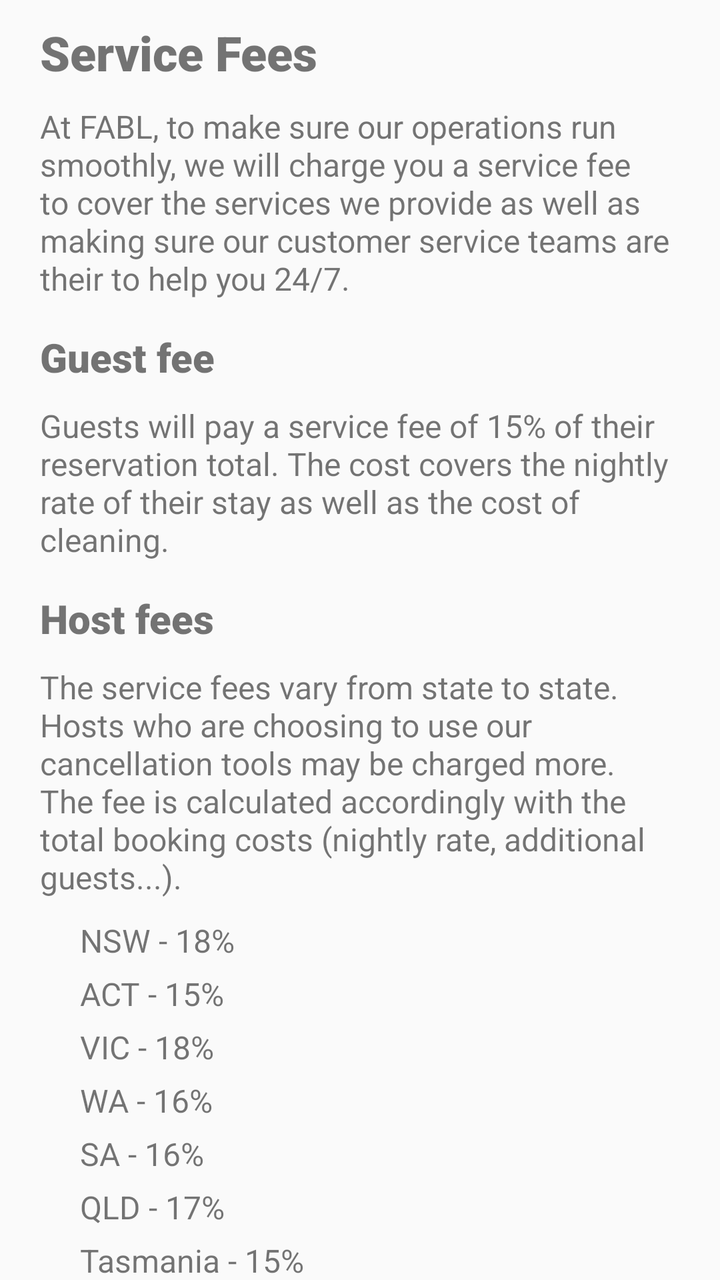
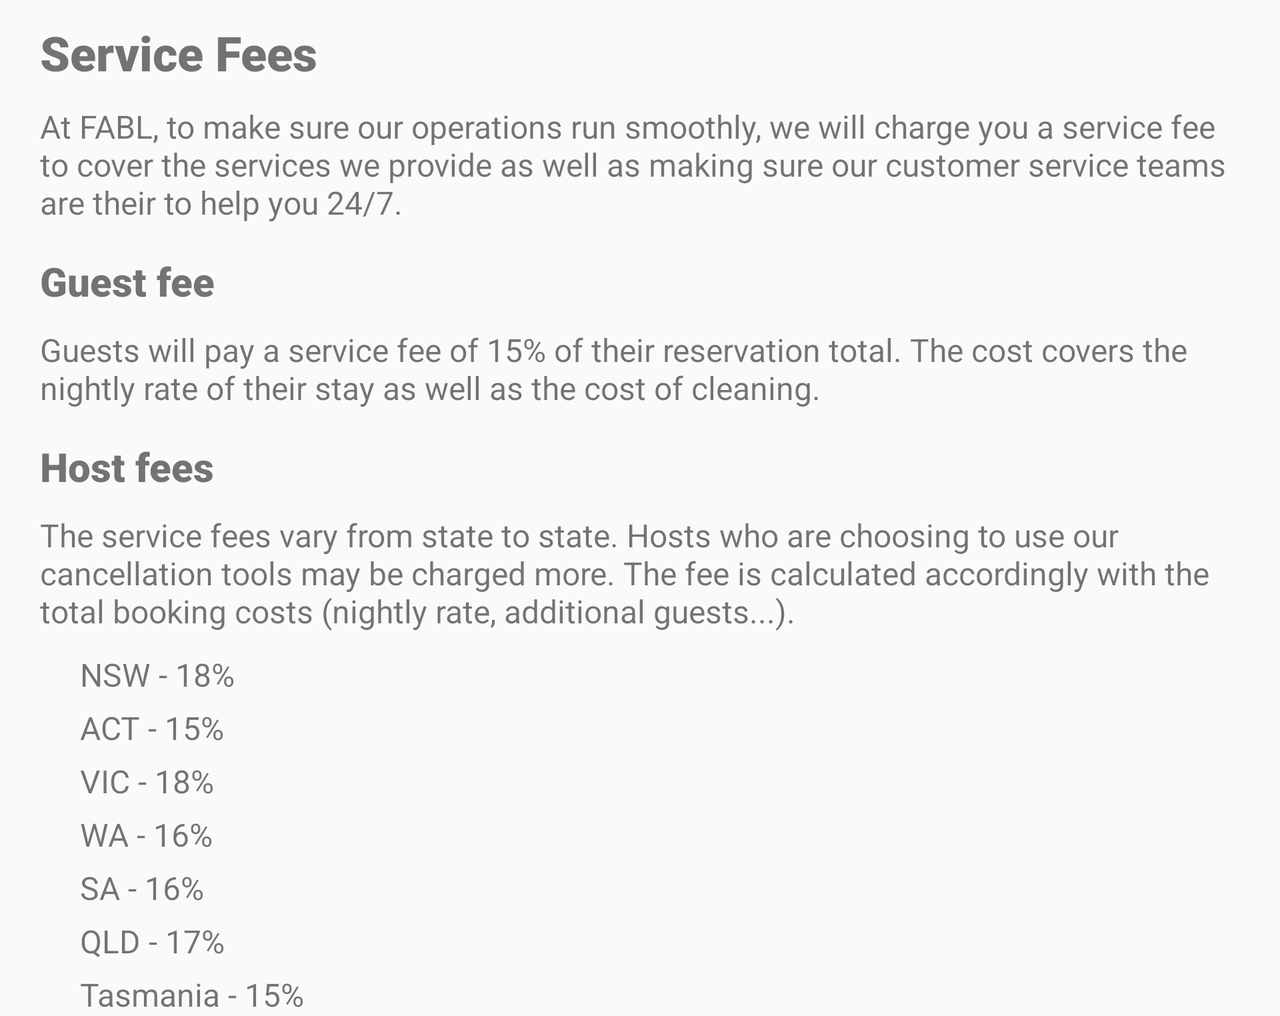

First picture: res/layout/ on a phone held upright. Second picture: the repository's own variant of that layout, on a device whose configuration matches the variant's folder. Source for both follows.
<!-- AndroidManifest.xml: application theme AppTheme -->
<!-- res/layout/activity_browse_topic2.xml -->
<?xml version="1.0" encoding="utf-8"?>
<androidx.constraintlayout.widget.ConstraintLayout xmlns:android="http://schemas.android.com/apk/res/android"
    xmlns:app="http://schemas.android.com/apk/res-auto"
    xmlns:tools="http://schemas.android.com/tools"
    android:layout_width="match_parent"
    android:layout_height="match_parent"
    tools:context=".helpScreens.BrowseTopic2">

    <TextView
        android:id="@+id/textView41"
        android:layout_width="0dp"
        android:layout_height="wrap_content"
        android:layout_marginStart="20dp"
        android:layout_marginTop="5dp"
        android:paddingLeft="20dp"
        android:paddingRight="20dp"
        android:text="SA - 16%"
        android:textSize="16sp"
        app:layout_constraintEnd_toEndOf="parent"
        app:layout_constraintHorizontal_bias="0.0"
        app:layout_constraintStart_toStartOf="parent"
        app:layout_constraintTop_toBottomOf="@+id/textView40" />

    <TextView
        android:id="@+id/textView42"
        android:layout_width="0dp"
        android:layout_height="wrap_content"
        android:layout_marginStart="20dp"
        android:layout_marginTop="5dp"
        android:paddingLeft="20dp"
        android:paddingRight="20dp"
        android:text="QLD - 17%"
        android:textSize="16sp"
        app:layout_constraintEnd_toEndOf="parent"
        app:layout_constraintHorizontal_bias="0.0"
        app:layout_constraintStart_toStartOf="parent"
        app:layout_constraintTop_toBottomOf="@+id/textView41" />

    <TextView
        android:id="@+id/textView43"
        android:layout_width="0dp"
        android:layout_height="wrap_content"
        android:layout_marginStart="20dp"
        android:layout_marginTop="5dp"
        android:paddingLeft="20dp"
        android:paddingRight="20dp"
        android:text="Tasmania - 15%"
        android:textSize="16sp"
        app:layout_constraintEnd_toEndOf="parent"
        app:layout_constraintHorizontal_bias="0.0"
        app:layout_constraintStart_toStartOf="parent"
        app:layout_constraintTop_toBottomOf="@+id/textView42" />

    <TextView
        android:id="@+id/textView40"
        android:layout_width="0dp"
        android:layout_height="wrap_content"
        android:layout_marginStart="20dp"
        android:layout_marginTop="5dp"
        android:paddingLeft="20dp"
        android:paddingRight="20dp"
        android:text="WA - 16%"
        android:textSize="16sp"
        app:layout_constraintEnd_toEndOf="parent"
        app:layout_constraintHorizontal_bias="0.0"
        app:layout_constraintStart_toStartOf="parent"
        app:layout_constraintTop_toBottomOf="@+id/textView39" />

    <TextView
        android:id="@+id/textView31"
        android:layout_width="wrap_content"
        android:layout_height="wrap_content"
        android:layout_marginTop="10dp"
        android:paddingLeft="20dp"
        android:paddingRight="20dp"
        android:text="Guests will pay a service fee of 15% of their reservation total. The cost covers the nightly rate of their stay as well as the cost of cleaning."
        android:textSize="16sp"
        app:layout_constraintEnd_toEndOf="parent"
        app:layout_constraintStart_toStartOf="parent"
        app:layout_constraintTop_toBottomOf="@+id/textView30" />

    <TextView
        android:id="@+id/textView37"
        android:layout_width="0dp"
        android:layout_height="wrap_content"
        android:layout_marginStart="20dp"
        android:layout_marginTop="10dp"
        android:paddingLeft="20dp"
        android:paddingRight="20dp"
        android:text="NSW - 18%"
        android:textSize="16sp"
        app:layout_constraintEnd_toEndOf="parent"
        app:layout_constraintHorizontal_bias="1.0"
        app:layout_constraintStart_toStartOf="parent"
        app:layout_constraintTop_toBottomOf="@+id/textView36" />

    <TextView
        android:id="@+id/textView38"
        android:layout_width="0dp"
        android:layout_height="wrap_content"
        android:layout_marginStart="20dp"
        android:layout_marginTop="5dp"
        android:paddingLeft="20dp"
        android:paddingRight="20dp"
        android:text="ACT - 15%"
        android:textSize="16sp"
        app:layout_constraintEnd_toEndOf="parent"
        app:layout_constraintHorizontal_bias="0.0"
        app:layout_constraintStart_toStartOf="parent"
        app:layout_constraintTop_toBottomOf="@+id/textView37" />

    <TextView
        android:id="@+id/textView39"
        android:layout_width="0dp"
        android:layout_height="wrap_content"
        android:layout_marginStart="20dp"
        android:layout_marginTop="5dp"
        android:paddingLeft="20dp"
        android:paddingRight="20dp"
        android:text="VIC - 18%"
        android:textSize="16sp"
        app:layout_constraintEnd_toEndOf="parent"
        app:layout_constraintHorizontal_bias="1.0"
        app:layout_constraintStart_toStartOf="parent"
        app:layout_constraintTop_toBottomOf="@+id/textView38" />

    <TextView
        android:id="@+id/textView36"
        android:layout_width="wrap_content"
        android:layout_height="wrap_content"
        android:layout_marginTop="10dp"
        android:paddingLeft="20dp"
        android:paddingRight="20dp"
        android:text="The service fees vary from state to state. Hosts who are choosing to use our cancellation tools may be charged more. The fee is calculated accordingly with the total booking costs (nightly rate, additional guests...). "
        android:textSize="16sp"
        app:layout_constraintEnd_toEndOf="parent"
        app:layout_constraintHorizontal_bias="0.0"
        app:layout_constraintStart_toStartOf="parent"
        app:layout_constraintTop_toBottomOf="@+id/textView35" />

    <TextView
        android:id="@+id/textView34"
        android:layout_width="wrap_content"
        android:layout_height="wrap_content"
        android:layout_marginTop="10dp"
        android:paddingLeft="20dp"
        android:paddingRight="20dp"
        android:text="At FABL, to make sure our operations run smoothly, we will charge you a service fee to cover the services we provide as well as making sure our customer service teams are their to help you 24/7."
        android:textSize="16sp"
        app:layout_constraintEnd_toEndOf="parent"
        app:layout_constraintHorizontal_bias="0.0"
        app:layout_constraintStart_toStartOf="parent"
        app:layout_constraintTop_toBottomOf="@+id/textView22" />

    <TextView
        android:id="@+id/textView30"
        android:layout_width="wrap_content"
        android:layout_height="wrap_content"
        android:layout_marginStart="20dp"
        android:layout_marginTop="15dp"
        android:fontFamily="sans-serif-black"
        android:text="Guest fee"
        android:textSize="20sp"
        app:layout_constraintStart_toStartOf="parent"
        app:layout_constraintTop_toBottomOf="@+id/textView34" />

    <TextView
        android:id="@+id/textView35"
        android:layout_width="wrap_content"
        android:layout_height="wrap_content"
        android:layout_marginStart="20dp"
        android:layout_marginTop="15dp"
        android:fontFamily="sans-serif-black"
        android:text="Host fees"
        android:textSize="20sp"
        app:layout_constraintStart_toStartOf="parent"
        app:layout_constraintTop_toBottomOf="@+id/textView31" />

    <TextView
        android:id="@+id/textView22"
        android:layout_width="wrap_content"
        android:layout_height="wrap_content"
        android:layout_marginStart="20dp"
        android:layout_marginTop="10dp"
        android:fontFamily="sans-serif-black"
        android:text="Service Fees"
        android:textSize="24sp"
        app:layout_constraintStart_toStartOf="parent"
        app:layout_constraintTop_toTopOf="parent" />
</androidx.constraintlayout.widget.ConstraintLayout>
<!-- resources referenced by this layout -->
<resources>
  <style name="AppTheme" parent="Theme.AppCompat.Light.DarkActionBar">
          
          <item name="colorPrimary">@color/colorPrimary</item>
          <item name="colorPrimaryDark">@color/colorPrimaryDark</item>
          <item name="colorAccent">@color/colorAccent</item>
      </style>
  <color name="colorPrimary">#001a33</color>
  <color name="colorPrimaryDark">#001a33</color>
  <color name="colorAccent">#cc99ff</color>
</resources>
<!-- res/layout-land/activity_browse_topic2.xml (the repository's variant of the layout above) -->
<!-- drawn on the phone turned sideways -->
<?xml version="1.0" encoding="utf-8"?>
<ScrollView xmlns:android="http://schemas.android.com/apk/res/android"
    xmlns:app="http://schemas.android.com/apk/res-auto"
    xmlns:tools="http://schemas.android.com/tools"
    android:layout_width="match_parent"
    android:layout_height="match_parent">

<androidx.constraintlayout.widget.ConstraintLayout xmlns:android="http://schemas.android.com/apk/res/android"
    xmlns:app="http://schemas.android.com/apk/res-auto"
    xmlns:tools="http://schemas.android.com/tools"
    android:layout_width="match_parent"
    android:layout_height="match_parent"
    tools:context=".helpScreens.BrowseTopic2">

    <TextView
        android:id="@+id/textView41"
        android:layout_width="0dp"
        android:layout_height="wrap_content"
        android:layout_marginStart="20dp"
        android:layout_marginTop="5dp"
        android:paddingLeft="20dp"
        android:paddingRight="20dp"
        android:text="SA - 16%"
        android:textSize="16sp"
        app:layout_constraintEnd_toEndOf="parent"
        app:layout_constraintHorizontal_bias="0.0"
        app:layout_constraintStart_toStartOf="parent"
        app:layout_constraintTop_toBottomOf="@+id/textView40" />

    <TextView
        android:id="@+id/textView42"
        android:layout_width="0dp"
        android:layout_height="wrap_content"
        android:layout_marginStart="20dp"
        android:layout_marginTop="5dp"
        android:paddingLeft="20dp"
        android:paddingRight="20dp"
        android:text="QLD - 17%"
        android:textSize="16sp"
        app:layout_constraintEnd_toEndOf="parent"
        app:layout_constraintHorizontal_bias="0.0"
        app:layout_constraintStart_toStartOf="parent"
        app:layout_constraintTop_toBottomOf="@+id/textView41" />

    <TextView
        android:id="@+id/textView43"
        android:layout_width="0dp"
        android:layout_height="wrap_content"
        android:layout_marginStart="20dp"
        android:layout_marginTop="5dp"
        android:paddingLeft="20dp"
        android:paddingRight="20dp"
        android:text="Tasmania - 15%"
        android:textSize="16sp"
        app:layout_constraintEnd_toEndOf="parent"
        app:layout_constraintHorizontal_bias="0.0"
        app:layout_constraintStart_toStartOf="parent"
        app:layout_constraintTop_toBottomOf="@+id/textView42" />

    <TextView
        android:id="@+id/textView40"
        android:layout_width="0dp"
        android:layout_height="wrap_content"
        android:layout_marginStart="20dp"
        android:layout_marginTop="5dp"
        android:paddingLeft="20dp"
        android:paddingRight="20dp"
        android:text="WA - 16%"
        android:textSize="16sp"
        app:layout_constraintEnd_toEndOf="parent"
        app:layout_constraintHorizontal_bias="0.0"
        app:layout_constraintStart_toStartOf="parent"
        app:layout_constraintTop_toBottomOf="@+id/textView39" />

    <TextView
        android:id="@+id/textView31"
        android:layout_width="wrap_content"
        android:layout_height="wrap_content"
        android:layout_marginTop="10dp"
        android:paddingLeft="20dp"
        android:paddingRight="20dp"
        android:text="Guests will pay a service fee of 15% of their reservation total. The cost covers the nightly rate of their stay as well as the cost of cleaning."
        android:textSize="16sp"
        app:layout_constraintEnd_toEndOf="parent"
        app:layout_constraintStart_toStartOf="parent"
        app:layout_constraintTop_toBottomOf="@+id/textView30" />

    <TextView
        android:id="@+id/textView37"
        android:layout_width="0dp"
        android:layout_height="wrap_content"
        android:layout_marginStart="20dp"
        android:layout_marginTop="10dp"
        android:paddingLeft="20dp"
        android:paddingRight="20dp"
        android:text="NSW - 18%"
        android:textSize="16sp"
        app:layout_constraintEnd_toEndOf="parent"
        app:layout_constraintHorizontal_bias="1.0"
        app:layout_constraintStart_toStartOf="parent"
        app:layout_constraintTop_toBottomOf="@+id/textView36" />

    <TextView
        android:id="@+id/textView38"
        android:layout_width="0dp"
        android:layout_height="wrap_content"
        android:layout_marginStart="20dp"
        android:layout_marginTop="5dp"
        android:paddingLeft="20dp"
        android:paddingRight="20dp"
        android:text="ACT - 15%"
        android:textSize="16sp"
        app:layout_constraintEnd_toEndOf="parent"
        app:layout_constraintHorizontal_bias="0.0"
        app:layout_constraintStart_toStartOf="parent"
        app:layout_constraintTop_toBottomOf="@+id/textView37" />

    <TextView
        android:id="@+id/textView39"
        android:layout_width="0dp"
        android:layout_height="wrap_content"
        android:layout_marginStart="20dp"
        android:layout_marginTop="5dp"
        android:paddingLeft="20dp"
        android:paddingRight="20dp"
        android:text="VIC - 18%"
        android:textSize="16sp"
        app:layout_constraintEnd_toEndOf="parent"
        app:layout_constraintHorizontal_bias="1.0"
        app:layout_constraintStart_toStartOf="parent"
        app:layout_constraintTop_toBottomOf="@+id/textView38" />

    <TextView
        android:id="@+id/textView36"
        android:layout_width="wrap_content"
        android:layout_height="wrap_content"
        android:layout_marginTop="10dp"
        android:paddingLeft="20dp"
        android:paddingRight="20dp"
        android:text="The service fees vary from state to state. Hosts who are choosing to use our cancellation tools may be charged more. The fee is calculated accordingly with the total booking costs (nightly rate, additional guests...). "
        android:textSize="16sp"
        app:layout_constraintEnd_toEndOf="parent"
        app:layout_constraintHorizontal_bias="0.0"
        app:layout_constraintStart_toStartOf="parent"
        app:layout_constraintTop_toBottomOf="@+id/textView35" />

    <TextView
        android:id="@+id/textView34"
        android:layout_width="wrap_content"
        android:layout_height="wrap_content"
        android:layout_marginTop="10dp"
        android:paddingLeft="20dp"
        android:paddingRight="20dp"
        android:text="At FABL, to make sure our operations run smoothly, we will charge you a service fee to cover the services we provide as well as making sure our customer service teams are their to help you 24/7."
        android:textSize="16sp"
        app:layout_constraintEnd_toEndOf="parent"
        app:layout_constraintHorizontal_bias="0.0"
        app:layout_constraintStart_toStartOf="parent"
        app:layout_constraintTop_toBottomOf="@+id/textView22" />

    <TextView
        android:id="@+id/textView30"
        android:layout_width="wrap_content"
        android:layout_height="wrap_content"
        android:layout_marginStart="20dp"
        android:layout_marginTop="15dp"
        android:fontFamily="sans-serif-black"
        android:text="Guest fee"
        android:textSize="20sp"
        app:layout_constraintStart_toStartOf="parent"
        app:layout_constraintTop_toBottomOf="@+id/textView34" />

    <TextView
        android:id="@+id/textView35"
        android:layout_width="wrap_content"
        android:layout_height="wrap_content"
        android:layout_marginStart="20dp"
        android:layout_marginTop="15dp"
        android:fontFamily="sans-serif-black"
        android:text="Host fees"
        android:textSize="20sp"
        app:layout_constraintStart_toStartOf="parent"
        app:layout_constraintTop_toBottomOf="@+id/textView31" />

    <TextView
        android:id="@+id/textView22"
        android:layout_width="wrap_content"
        android:layout_height="wrap_content"
        android:layout_marginStart="20dp"
        android:layout_marginTop="10dp"
        android:fontFamily="sans-serif-black"
        android:text="Service Fees"
        android:textSize="24sp"
        app:layout_constraintStart_toStartOf="parent"
        app:layout_constraintTop_toTopOf="parent" />
</androidx.constraintlayout.widget.ConstraintLayout>
</ScrollView>
